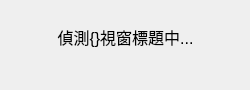
<?xml version="1.0" encoding="UTF-8"?>
<ui version="4.0">
 <class>UI_Detecting_Window</class>
 <widget class="QWidget" name="UI_Detecting_Window">
  <property name="geometry">
   <rect>
    <x>0</x>
    <y>0</y>
    <width>250</width>
    <height>90</height>
   </rect>
  </property>
  <property name="minimumSize">
   <size>
    <width>250</width>
    <height>90</height>
   </size>
  </property>
  <property name="maximumSize">
   <size>
    <width>250</width>
    <height>90</height>
   </size>
  </property>
  <property name="windowTitle">
   <string>Youtube Title Displayer</string>
  </property>
  <widget class="QLabel" name="text">
   <property name="geometry">
    <rect>
     <x>10</x>
     <y>25</y>
     <width>231</width>
     <height>40</height>
    </rect>
   </property>
   <property name="font">
    <font>
     <family>Microsoft YaHei UI</family>
     <pointsize>12</pointsize>
    </font>
   </property>
   <property name="text">
    <string>偵測{}視窗標題中...</string>
   </property>
   <property name="alignment">
    <set>Qt::AlignmentFlag::AlignHCenter|Qt::AlignmentFlag::AlignTop</set>
   </property>
  </widget>
 </widget>
 <resources/>
 <connections/>
</ui>
